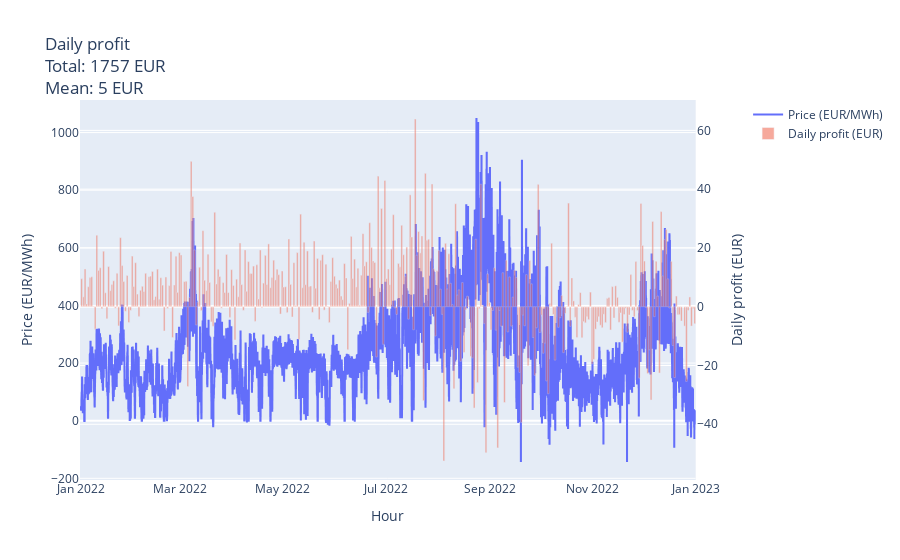

Notebook code for this chart:
### Code cell
display_profit(df_optim)

### Figure 1 — Plotly figure (JSON) as saved in the notebook; plotly's stock layout.template omitted (floating-point values rounded to 4 significant figures; data arrays with more than 128 entries replaced by an {"elided": "..."} marker saying what was removed)
{"data": [{"line": {"shape": "hv"}, "name": "Price (EUR/MWh)", "showlegend": true, "type": "scatter", "x": {"elided": "8760 str values"}, "xaxis": "x", "y": {"elided": "8760 float values"}, "yaxis": "y"}, {"name": "Daily profit (EUR)", "offset": 2, "opacity": 0.5, "showlegend": true, "type": "bar", "x": {"elided": "365 str values"}, "xaxis": "x", "y": {"elided": "365 float values"}, "yaxis": "y2"}], "layout": {"bargap": 0, "title": {"text": "Daily profit<br>Total: 1757 EUR<br>Mean: 5 EUR"}, "xaxis": {"anchor": "y", "domain": [0, 0.94], "title": {"text": "Hour"}}, "yaxis": {"anchor": "x", "domain": [0, 1], "title": {"text": "Price (EUR/MWh)"}}, "yaxis2": {"anchor": "x", "overlaying": "y", "side": "right", "title": {"text": "Daily profit (EUR)"}}}}
